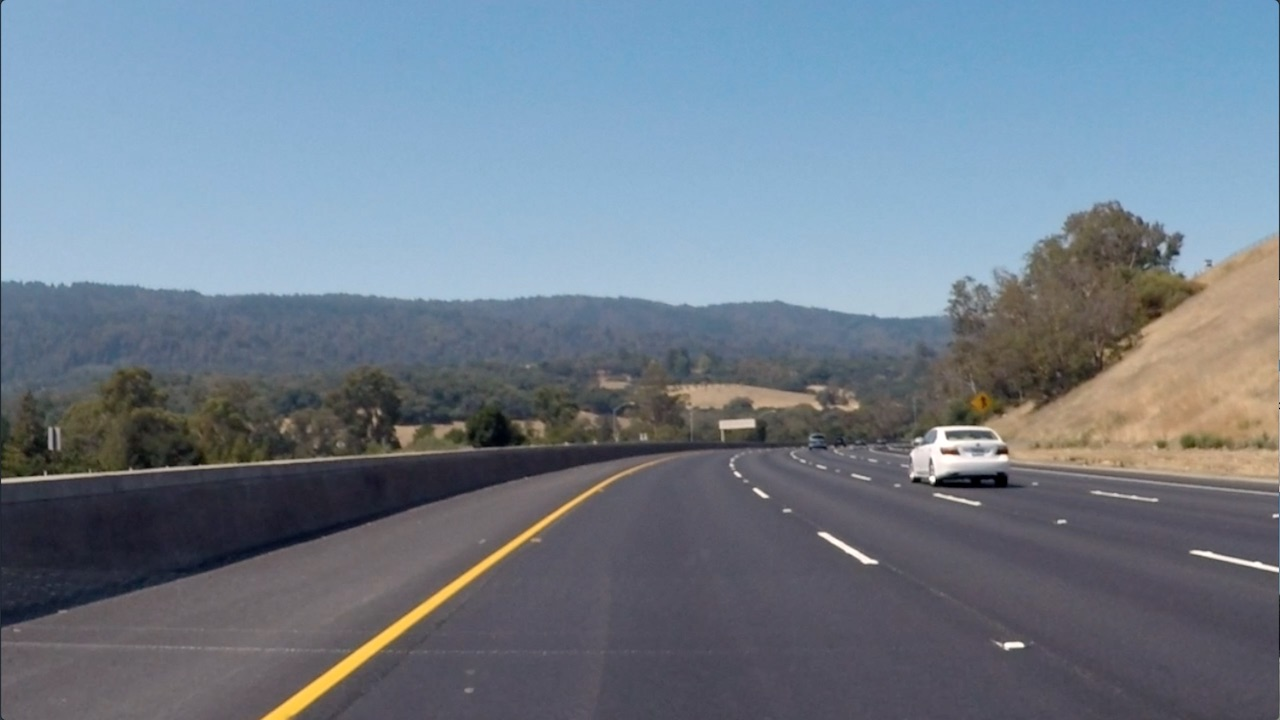
#> input picture Convolutional_Filters_Edge_Detection/images/curved_lane.jpg, 1280 x 720 px
$ jupyter execute --allow-errors '2. Finding Edges and Custom Kernels.ipynb'   (shell and % lines are left out)
#> lines starting #> are read from the running program, lines starting #| are printed output that depends on the picture
# Creating a Filter, Edge Detection

### Import resources and display image

[cell 1]
import matplotlib.pyplot as plt
import matplotlib.image as mpimg

import cv2
import numpy as np


# Read in the image
image = mpimg.imread('images/curved_lane.jpg')
#> image is the input picture: shape (720, 1280, 3); mean R, G, B 112.1, 125, 138.7

plt.imshow(image)

### Convert the image to grayscale

[cell 2]
# Convert to grayscale for filtering
gray = cv2.cvtColor(image, cv2.COLOR_RGB2GRAY)
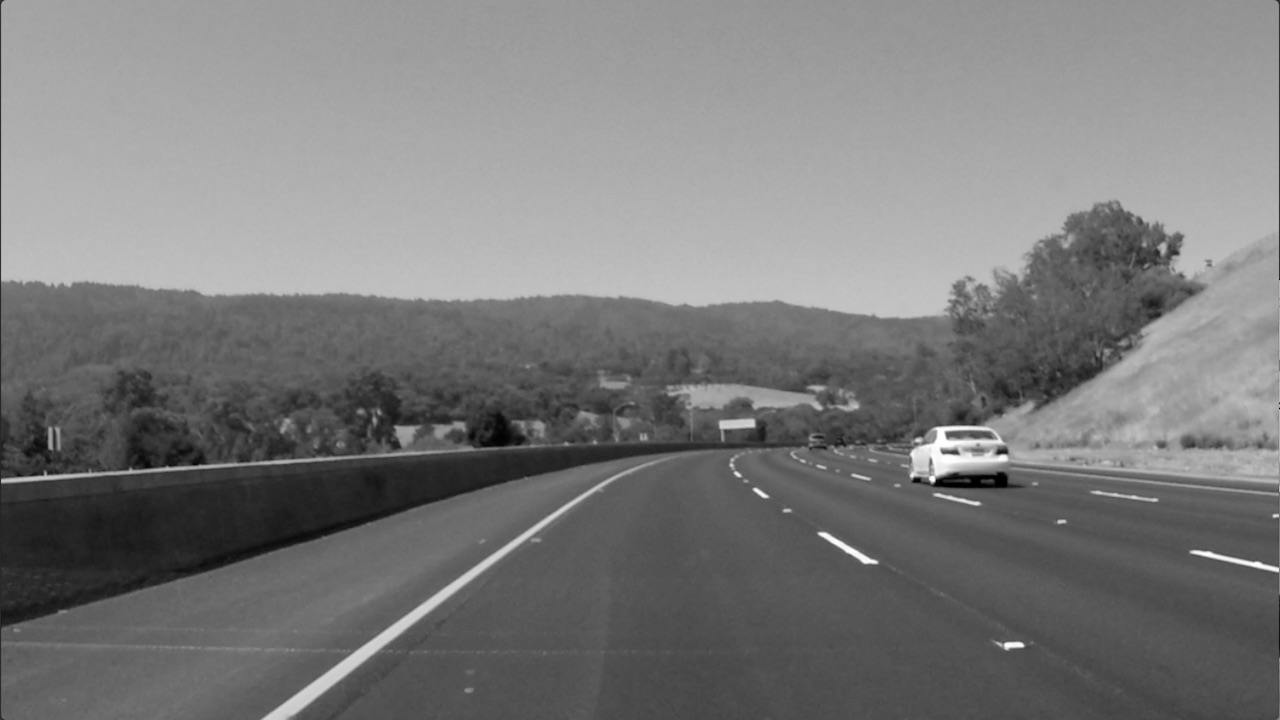
#> gray: shape (720, 1280); min 0, max 255, mean 122.7

plt.imshow(gray, cmap='gray')

### TODO: Create a custom kernel

Below, you've been given one common type of edge detection filter: a Sobel operator.

The Sobel filter is very commonly used in edge detection and in finding patterns in intensity in an image. Applying a Sobel filter to an image is a way of **taking (an approximation) of the derivative of the image** in the x or y direction, separately. The operators look as follows.

**It's up to you to create a Sobel x operator and apply it to the given image.**

For a challenge, see if you can put the image through a series of filters: first one that blurs the image (takes an average of pixels), and then one that detects the edges.

[cell 3]
# Create a custom kernel

# 3x3 array for edge detection
sobel_y = np.array([[ -1, -2, -1],
                   [ 0, 0, 0],
                   [ 1, 2, 1]])

## TODO: Create and apply a Sobel x operator


# Filter the image using filter2D, which has inputs: (grayscale image, bit-depth, kernel)
filtered_image = cv2.filter2D(gray, -1, sobel_y)
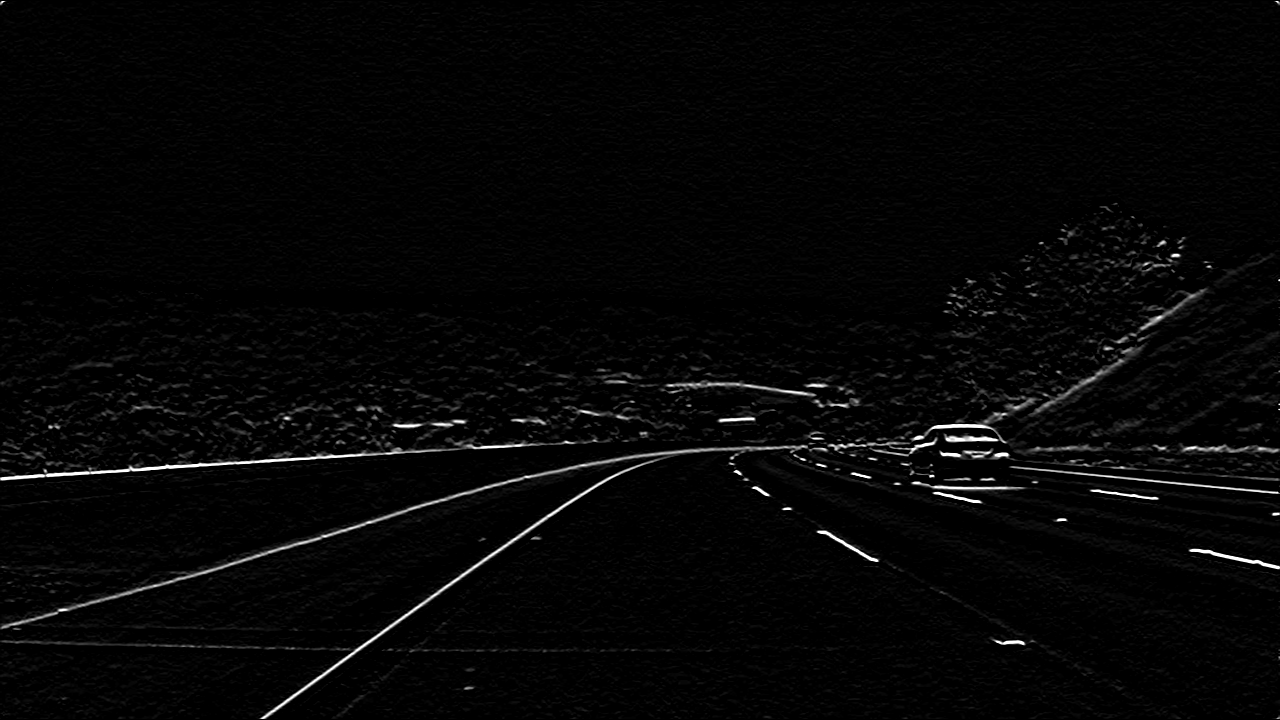
#> filtered_image: shape (720, 1280); min 0, max 255, mean 5.9

plt.imshow(filtered_image, cmap='gray')

### Test out other filters!

You're encouraged to create other kinds of filters and apply them to see what happens! As an **optional exercise**, try the following:
* Create a filter with decimal value weights.
* Create a 5x5 filter
* Apply your filters to the other images in the `images` directory.

[cell 4]
# 3x3 array for edge detection
my_filter_1 = np.array([[ -0.5, -1, -0.5],
                   [ 0, 0, 0],
                   [ 0.5, 1, 0.5]])

## TODO: Create and apply a Sobel x operator


# Filter the image using filter2D, which has inputs: (grayscale image, bit-depth, kernel)
filtered_image_2 = cv2.filter2D(gray, -1, my_filter_1)
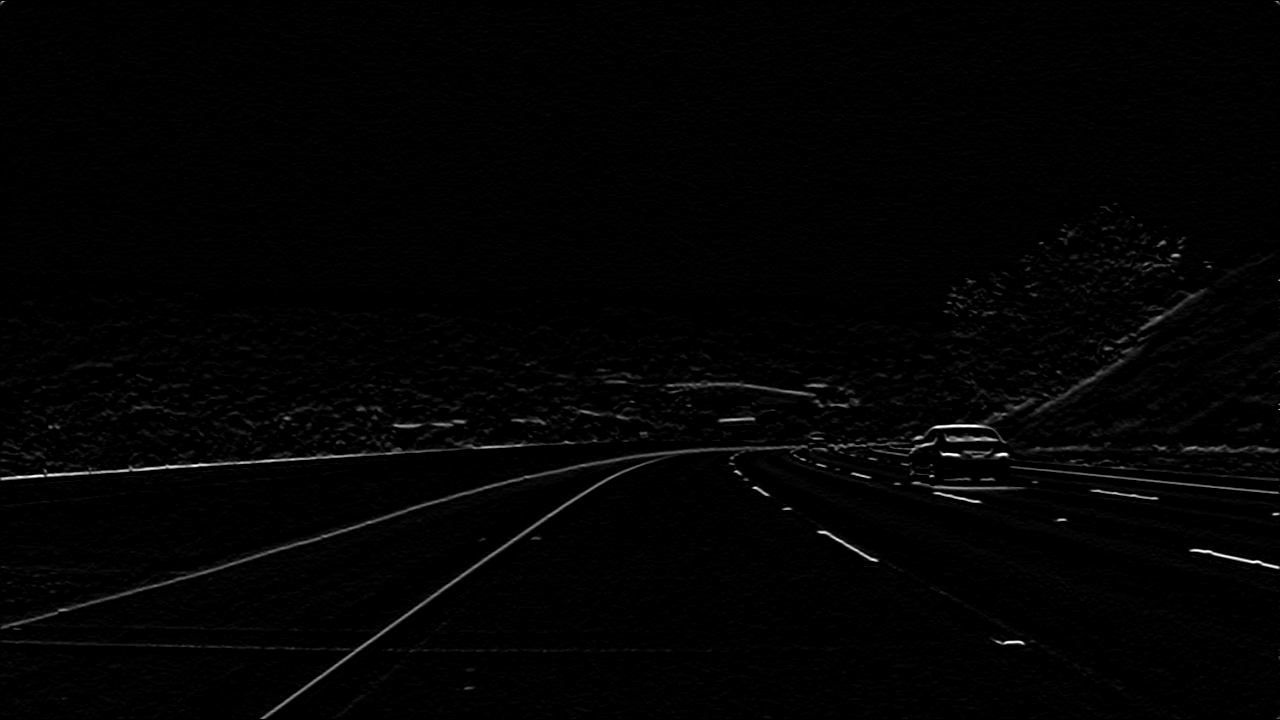
#> filtered_image_2: shape (720, 1280); min 0, max 255, mean 3

plt.imshow(filtered_image_2, cmap='gray')

$ run again, with Convolutional_Filters_Edge_Detection/images/birds.jpg copied over Convolutional_Filters_Edge_Detection/images/curved_lane.jpg
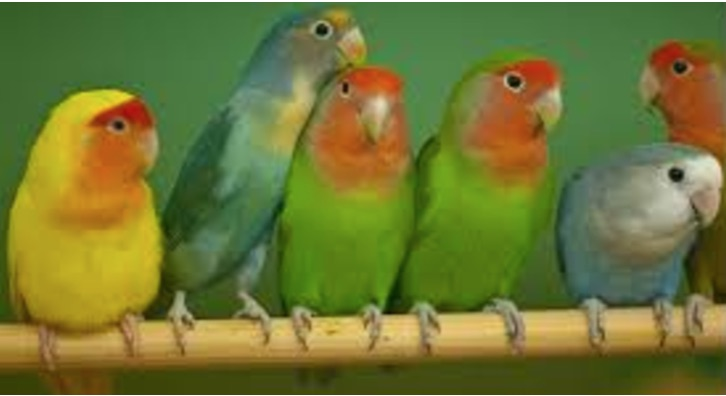
#> input picture Convolutional_Filters_Edge_Detection/images/birds.jpg, 726 x 396 px
#> image is the input picture: shape (396, 726, 3); mean R, G, B 111.1, 118.2, 52.2
#> `gray = cv2.cvtColor(image, cv2.COLOR_RGB2GRAY)`:
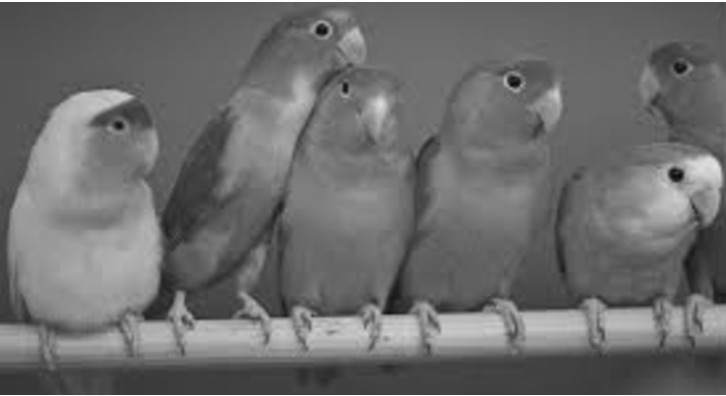
#> gray: shape (396, 726); min 8, max 255, mean 108.6
#> `filtered_image_2 = cv2.filter2D(gray, -1, my_filter_1)`:
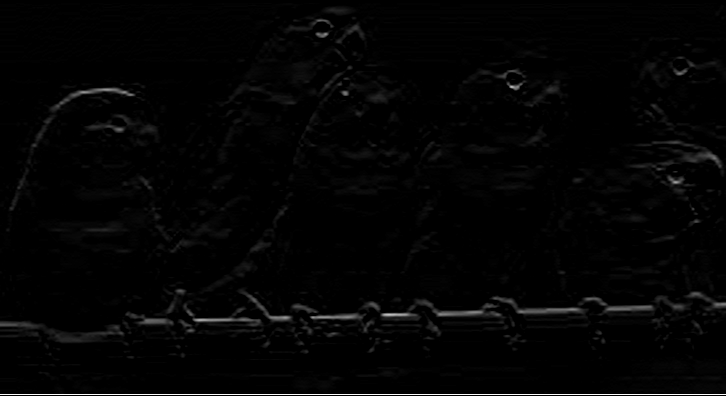
#> filtered_image_2: shape (396, 726); min 0, max 255, mean 3.9

$ run again, with Convolutional_Filters_Edge_Detection/images/city_hall.jpg copied over Convolutional_Filters_Edge_Detection/images/curved_lane.jpg
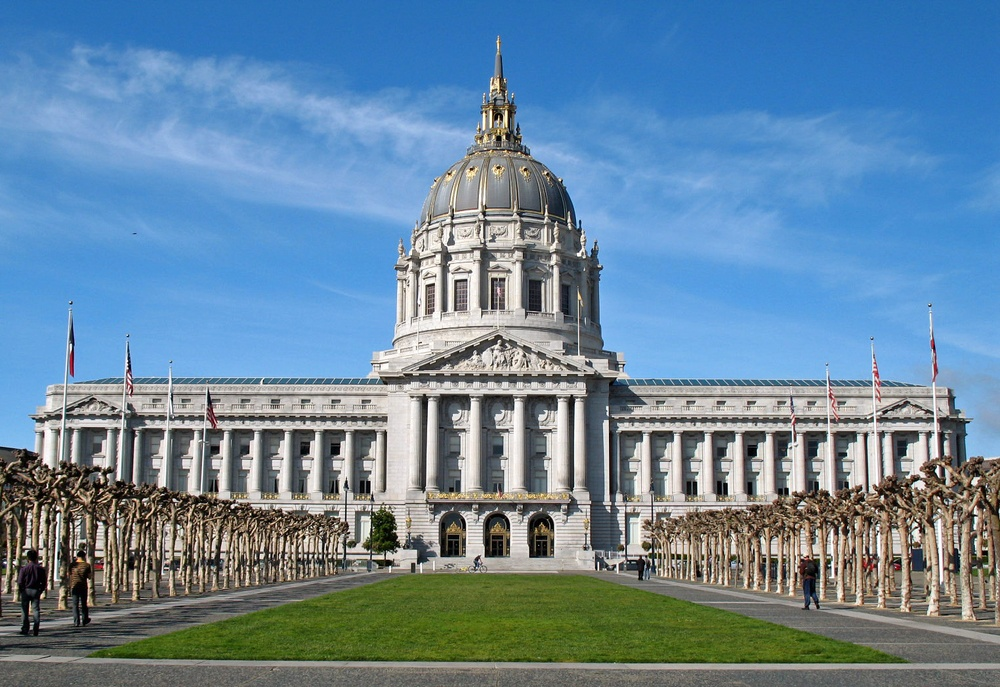
#> input picture Convolutional_Filters_Edge_Detection/images/city_hall.jpg, 1000 x 687 px, shrunk from 1524 x 1047 before the run
#> image is the input picture: shape (687, 1000, 3); mean R, G, B 104.5, 135, 158.6
#> `gray = cv2.cvtColor(image, cv2.COLOR_RGB2GRAY)`:
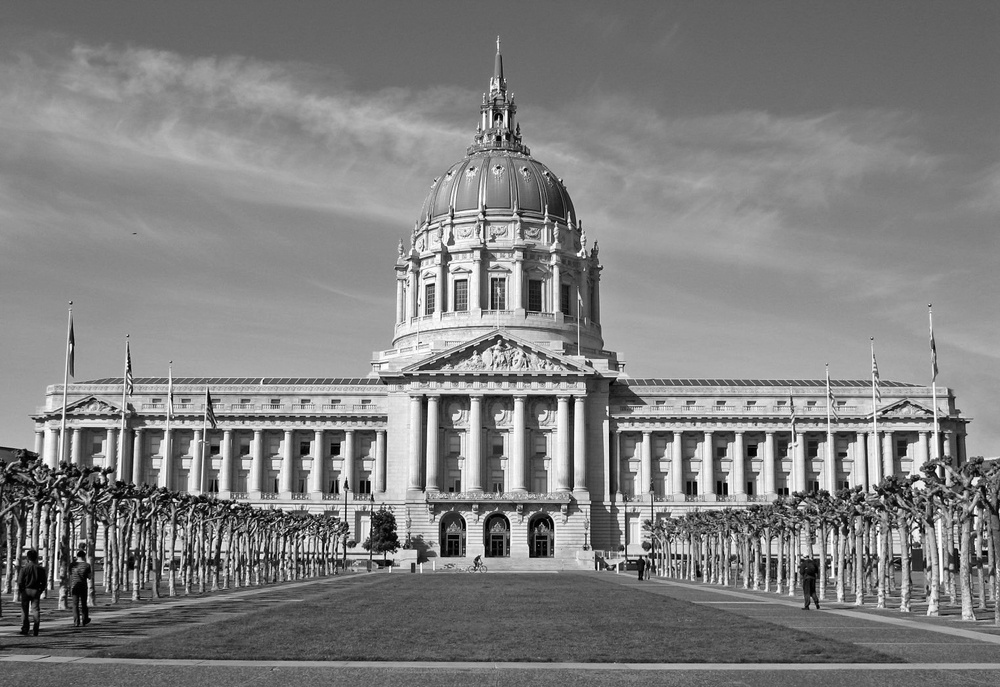
#> gray: shape (687, 1000); min 0, max 255, mean 128.6
#> `filtered_image_2 = cv2.filter2D(gray, -1, my_filter_1)`:
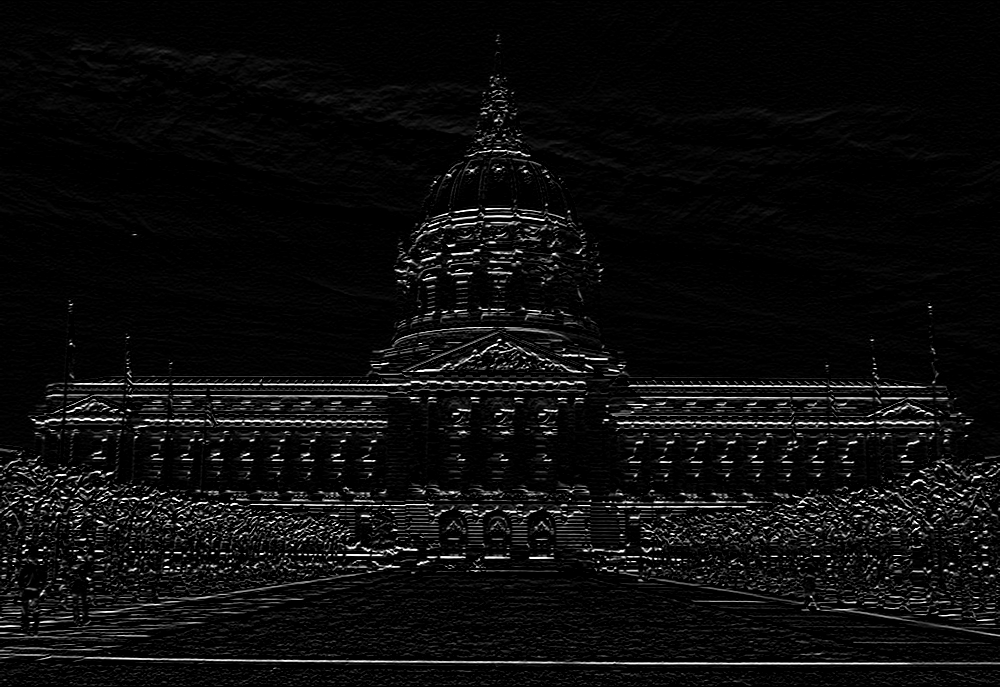
#> filtered_image_2: shape (687, 1000); min 0, max 255, mean 12.6
